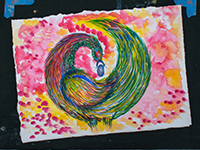
#> input picture pos/img1.jpg, 200 x 150 px, given as the content of the folder cola_smith, which was not available
$ python resize.py
#> lines starting #> are read from the running program, lines starting #| are printed output that depends on the picture; pictures that were not available may be replaced by others from this repository, and a replacement may not be noted
import urllib.request
import cv2
import numpy as np
import os
import glob

def resize():
    pic_num = 1
    folder = "pos/"
    for (i,image_file) in enumerate(glob.iglob('cola_smith/*.jpg')):
        try:
            print(i)
            img = cv2.imread(image_file,cv2.IMREAD_GRAYSCALE)
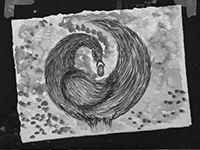
#> img: shape (150, 200); min 0, max 255, mean 110.5
            #img = cv2.imread(image_file,cv2)
            height, width = img.shape[:2]
#> height = 150; width = 200
            if (width > height):
                max_height = 50
                max_width = 50
                scaling_factor = max_width / float(width)
#> scaling_factor = 0.25
                resized_image  = cv2.resize(img, None, fx=scaling_factor, fy=scaling_factor, interpolation=cv2.INTER_AREA)
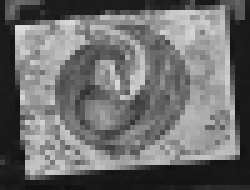
#> resized_image: shape (38, 50) (shown 5 times larger); min 15, max 220, mean 109.4
                height, width = img.shape[:2]
                cv2.imwrite(folder+str(pic_num)+".jpg",resized_image)
                pic_num += 1

        except Exception as e:
            print(str(e))

resize()

$ run again, on pos/img5.jpg
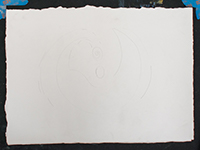
#> input picture pos/img5.jpg, 200 x 150 px, given as the content of the folder cola_smith, which was not available
#> in resize, `resized_image  = cv2.resize(img, None, fx=scaling_factor, fy=scaling_f..`:
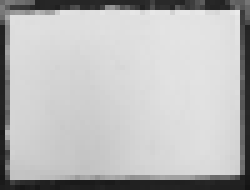
#> resized_image: shape (38, 50) (shown 5 times larger); min 20, max 234, mean 186.1

$ run again, on pos/img7.jpg
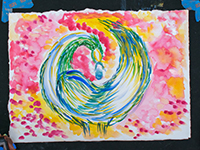
#> input picture pos/img7.jpg, 200 x 150 px, given as the content of the folder cola_smith, which was not available
#> in resize, `img = cv2.imread(image_file,cv2.IMREAD_GRAYSCALE)`:
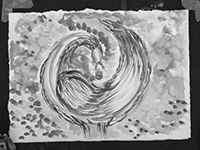
#> img: shape (150, 200); min 0, max 255, mean 143
#> in resize, `resized_image  = cv2.resize(img, None, fx=scaling_factor, fy=scaling_f..`:
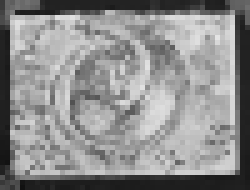
#> resized_image: shape (38, 50) (shown 5 times larger); min 17, max 228, mean 141.6
